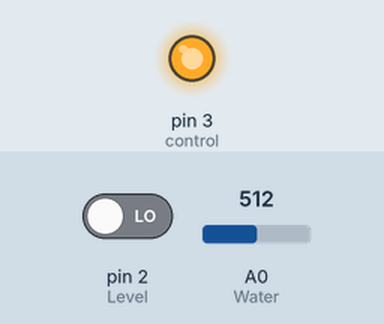
This sketch was run on a simulated Arduino Nano, built with avr-gcc and run on an emulated ATmega328P. On the bench: output pins drawn as LEDs (lit = HIGH). The inputs (shaded band) are chosen by the test bench; at power-on: pin 2 (Level) LOW, A0 (Water) = 512.

Above: at 0.1 s.
Timing chart, 0 to 1.6 s (numbered marks = the images above):
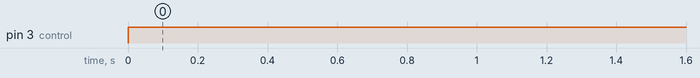

Measured:
- by itself, pin 3 (control): LOW → HIGH at 0.00 s

The sketch:

Mobile_Water_Level_Tracker.ino
```cpp
      /////////////////////////////////////////////
     //      Mobile Water Level Tracker         //
    //              via HC-06                  //
   //               (Android)                 //
  //             by Kutluhan Aktar           //
 //                                         //
/////////////////////////////////////////////


// Measure the water integrity and level around the area where you want to get data from by using a water level sensor and a Funduino water sensor.
// View the water integrity and level variables send by a HC-06 Bluetooth Module on your Android phone by downloading the Mobile Water Level Tracker.
//
// Connections
// Arduino Nano :
//                                 HC-06 Bluetooth Module
// 5V  --------------------------- 5V
// GND --------------------------- GND
// D5  --------------------------- RX
// D4  --------------------------- TX
//                                 Funduino Water Sensor
// 5V  --------------------------- 5V
// A0  --------------------------- S
// GND --------------------------- GND
//                                 Water Level Sensor
// 5V  --------------------------- Leg(1)
// GND + D2 ---------------------- Leg(2)
//                                 Control Led
// D3  ---------------------------


// Include SoftwareSerial to control HC-06 Bluetooth Module
#include <SoftwareSerial.h>

// Define HC-06 Bluetooth Module RX and TX pins.
#define Water_RX 4
#define Water_TX 5

// Define bluetooth control pin.
#define control 3

// Define the Water Level Sensor digital pin.
#define Level 2

// Define Funduino Water Sensor pins.
#define Water A0

// Data holders.
int WaterLevel, WaterIntegrity;

// Initiate the bluetooth module.
SoftwareSerial WaterModule(Water_RX, Water_TX);

// Change the HC-06 Bluetooth Module default variables.
String Name = "WaterModule";
int Password = 1111;
String Uart = "9600,0,0";

void setup() {
Serial.begin(9600);
WaterModule.begin(9600);

pinMode(control, OUTPUT);

// If you want to change the HC-06 Bluetooth Module default variables, just uncomment this function below.
//Change_BluetoothModule_Defaults();

}

void loop() {
gatherWater();

sendWaterLevel();

}

// Send water level and integrity to Mobile Water Level Tracker App through the HC-06 Bluetooth Module.
void sendWaterLevel(){
  if(WaterModule.isListening()){
    // Turn the control led on.
    digitalWrite(control, HIGH);
  }else{
    // Turn the control led off.
    digitalWrite(control, LOW);
   }

    WaterModule.print("Water Level : \n");
    if(WaterLevel == 1){ WaterModule.print("OK \n"); }else if(WaterLevel == 0){ WaterModule.print("FULL \n"); }
    WaterModule.print("Water Integrity : \n");
    WaterModule.print(WaterIntegrity);

    delay(1000);
}


// Gather water level and water integrity from water sensors.
void gatherWater(){
  WaterLevel = digitalRead(Level);

  // Map the water sensor values between 0 and 10 to better measure the water integrity.
  WaterIntegrity = map(analogRead(Water), 0, 1073, 0, 10);
}

// Change the default variables embedded in the HC-06 Bluetooth Module.
void Change_BluetoothModule_Defaults(){

  WaterModule.print("AT+NAME"); // Change the name.
  WaterModule.println(Name);
  Serial.print("Name is changed: ");
  Serial.println(Name);
  delay(2000);
  WaterModule.print("AT+PSWD"); // Change the password.
  WaterModule.println(Password);
  Serial.print("Password is changed: ");
  Serial.println(Password);
  delay(2000);
  WaterModule.print("AT+UART"); // Change the baud rate. If the bluetooth module is a HC-05, the default value of baud rate is 38400.
  WaterModule.println(Uart);
  Serial.print("Baud rate is set: ");
  Serial.println(Uart);
  delay(2000);
  Serial.println("Task is completed."); // You can see in the terminal whether the task is completed correctly or not.
}
```
